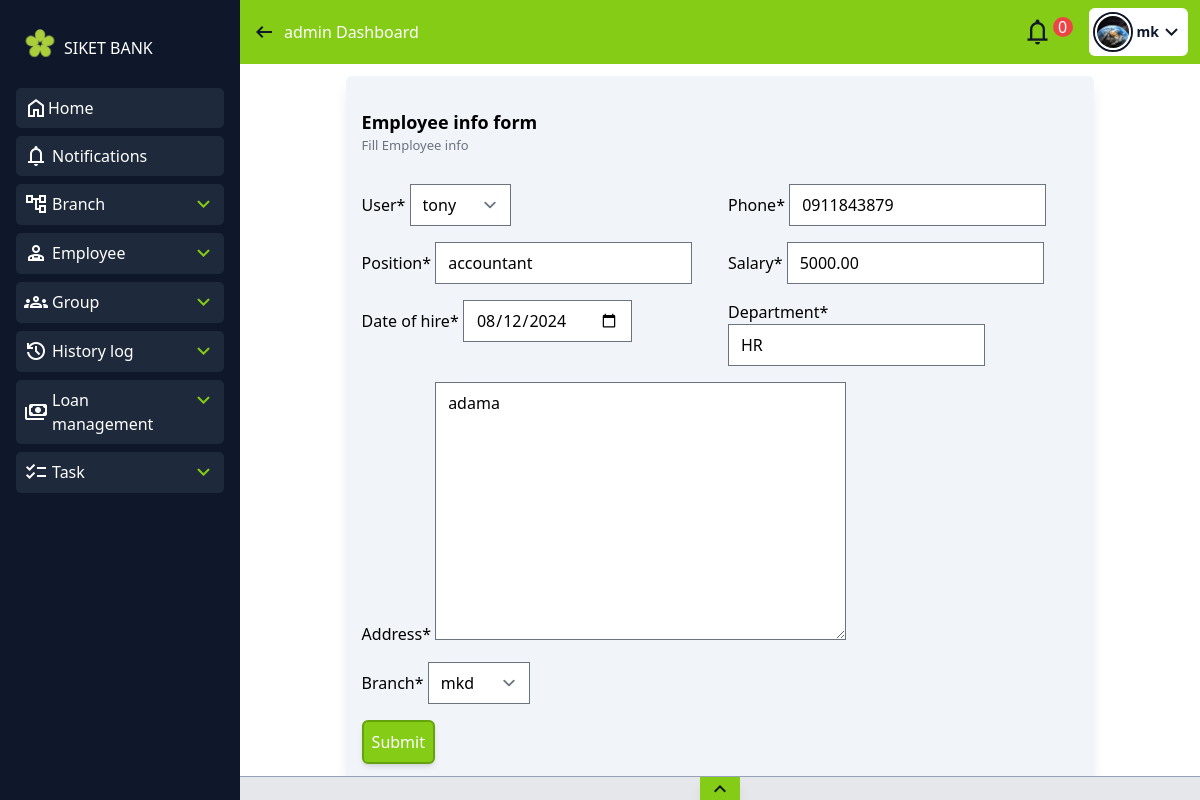
The page /employee_update/1/ (signed in) on the database its author committed.
### polls/models.py (models this page shows, shortened)
class UserProfile(models.Model):
    user = models.OneToOneField(User, on_delete=models.CASCADE, null=True)
    profile_image = models.ImageField(blank=True, null=True)

class Employee(models.Model):
    employee_id = models.AutoField(primary_key=True)
    user = models.OneToOneField(User, on_delete=models.CASCADE, related_name='employee_profile')
    phone = models.CharField(max_length=15)
    address = models.TextField()
    position = models.CharField(max_length=100)
    salary = models.DecimalField(max_digits=10, decimal_places=2)
    date_of_hire = models.DateField()
    department = models.CharField(max_length=100)
    branch = models.ForeignKey('Branch', on_delete=models.CASCADE, related_name='employees')
    history = HistoricalRecords()

class Branch(models.Model):
    branch_id = models.AutoField(primary_key=True)
    branch_name = models.CharField(max_length=255)
    location = models.CharField(max_length=255)
    history = HistoricalRecords()
    def __str__(self):
        return self.branch_name

### polls/views.py (the view)
# urls.py: path('employee_update/<int:id>/', employee_update, name='employee_update'),
@permission_required('polls.change_employee')
def employee_update(request, id):
    employee_view = get_object_or_404(Employee, employee_id=id)
    if request.method == 'POST':
        form = EmployeeForm(request.POST, request.FILES, instance=employee_view)
        if form.is_valid():  # Add parentheses here
            form.save()
            return redirect('employee_view')
    else:
        form = EmployeeForm(instance=employee_view)
    return render(request, 'temp_employee.html', {'fo': form, 'id': id})

### polls/forms.py
class EmployeeForm(forms.ModelForm):
    class Meta:
        model = Employee
        fields = ['user', 'phone', 'address', 'position', 'salary', 'date_of_hire', 'department', 'branch']
        widgets = {
            'date_of_hire': forms.DateInput(attrs={'type': 'date'}),
        }

### polls/templates/temp_employee.html (shortened to what this page needs)
{% extends 'home.html' %}
{% load crispy_forms_tags %}
{% block main %}
<div class="flex items-center w-full justify-center">
    <div class="w-[80%] bg-slate-100 h-[80%] p-4 rounded-md shadow-lg flex-wrap flex items-start justify-between">
        <div class="pt-4">
            <h1 class="text-lg font-bold">Employee info form</h1>
            <p class="text-gray-500 text-[13px] pb-3">Fill Employee info</p>
        </div>
        <form method="POST" autocomplete="off" class="space-y-4">
            <div class="grid grid-cols-2 gap-4">
                <div>
                    {{ fo.user|as_crispy_field }}
                </div>
                <div>
                    {{ fo.phone|as_crispy_field }}
                </div>
            </div>
            <div class="grid grid-cols-2 gap-4">
                <div>
                    {{ fo.position|as_crispy_field }}
                </div>
                <div>
                    {{ fo.salary|as_crispy_field }}
                </div>
            </div>
            <div class="grid grid-cols-2 gap-4">
                <div>
                    {{ fo.date_of_hire|as_crispy_field }}
                </div>
                <div>
                    {{ fo.department|as_crispy_field }}
                </div>
            </div>
            <div>
                {{ fo.address|as_crispy_field }}
            </div>
            <div>
                {{ fo.branch|as_crispy_field }}
            </div>
            <button type="submit" class="mt-4 p-2 rounded-md bg-lime-500 text-white border-lime-600 shadow-md border-2">Submit</button>
        </form>
    </div>
</div>
                {% endblock %}

### polls/templates/home.html (shortened to what this page needs)
{% load static tailwind_tags %}
<!DOCTYPE html>
<html lang="en">
<head>
    <link href='https://cdn.jsdelivr.net/npm/fullcalendar@5.11.0/main.min.css' rel='stylesheet' />
    <link href="https://cdnjs.cloudflare.com/ajax/libs/font-awesome/6.0.0-beta3/css/all.min.css" rel="stylesheet">
    {% tailwind_css %}
</head>
<body class= "overflow-hidden">
    <div class="flex  w-screen h-screen overflow-y-hidden">
        <div id="sid-bar" class=" hidden md:w-[30%] lg:w-[20%] h-full bg-slate-900 p-1 lg:p-4 text-white  md:flex flex-col ease-in duration-300 items-center overflow-y-auto space-y-[0.5rem]">
            <div class=" w-full flex justify-between items-center">
                <a class="flex w-full pt-3 pb-3 items-center" href="{% url '' %}">
                    <img src="../../media/logo-removebg-preview.png" class="w-12 min-w-8 h-auto" alt="Logo">
                <h1>SIKET BANK</h1>
                </a>
            </div>
            <div class="w-full rounded-[5px] hover:bg-slate-700 bg-slate-800 h-max p-2">
                <div class="flex  justify-between w-full">
                    <a class=" flex items-center " href="{% url '' %}">
                        <span class="material-symbols-outlined">
                        </span> <h1>Home</h1>
                    </a>
                </div>
            </div>
<div class="w-full rounded-[5px] hover:bg-slate-700 bg-slate-800 h-max p-2 ">
    <div id="sid_con" class="flex justify-between">
        <a  class=" flex gap-1 items-center" href="{% url 'send_notification' request.user.username %}"><span class="material-symbols-outlined">
            </span> <h1>Notifications</h1></a>
    </div>
</div>
            {% if perms.polls.view_branch %}
            <div class="w-full rounded-[5px] hover:bg-slate-700 bg-slate-800 h-max p-2">
                <div id="sid_con" class="flex justify-between ">
                    <a class=" flex items-center gap-1" href="{% url 'Branchview' %}">
                        <span class="material-symbols-outlined">
                            </span> <h1> Branch</h1>
                    </a>
                    <span id="drop" class="material-symbols-outlined text-lime-500 text-[25px] cursor-pointer">
                        </span>
                </div>
            </div>
            {% endif %}
            {% if perms.polls.view_employee %}
            <div  class="w-full rounded-[5px] hover:bg-slate-700 bg-slate-800 h-max p-2">
                <div id="sid_con" class="flex justify-between ">
                    <a class="flex items-center  gap-1" href="{% url 'employee_view' %}">
                        <span class="material-symbols-outlined">
                        </span>
                        <h1>Employee</h1>
                    </a>
                        <span id="drop" class="material-symbols-outlined text-lime-500 text-[25px] cursor-pointer">
                        </span>
                </div>
            </div>
            {% endif %}
            {% if perms.polls.view_group %}
            <div  class="w-full rounded-[5px] hover:bg-slate-700 bg-slate-800 h-max p-2">
                <div id="sid_con" class="flex justify-between ">
                    <a class="w-auto flex items-center gap-1" href="{% url 'select_group' %}"><span class="material-symbols-outlined">
                        </span> <h1>Group</h1></a>
                        <span id="drop" class="material-symbols-outlined text-lime-500 text-[25px] cursor-pointer">
                            </span>
                </div>
            </div>
            {% endif %}
            {% if request.user.is_superuser %}
            <div  class="w-full rounded-[5px] hover:bg-slate-700 bg-slate-800 h-max p-2">
                <div id="sid_con" class="flex justify-between ">
                    <a class="w-auto flex items-center gap-1" href="{% url 'History_log' %}"><span class="material-symbols-outlined">
                        </span> <h1>History log</h1></a>
                        <span id="drop" class="material-symbols-outlined text-lime-500 text-[25px] cursor-pointer">
                            </span>
                </div>
            </div>
            {% endif %}
            {% if perms.polls.add_loan %}
            <div  class="w-full rounded-[5px] hover:bg-slate-700 bg-slate-800 h-max p-2">
                <div id="sid_con" class="flex justify-between ">
                    <a class="w-auto flex items-center gap-1" href="{% url 'Loan_managment' %}"><span class="material-symbols-outlined">
                        </span> <h1>Loan management</h1></a>
                        <span id="drop" class="material-symbols-outlined text-lime-500 text-[25px] cursor-pointer">
                            </span>
                </div>
            </div>
            {% endif %}
 {% if perms.polls.add_taskassignment %}
            <div class="w-full rounded-[5px] hover:bg-slate-700 bg-slate-800 h-max p-2 ">
                <div id="sid_con" class="flex justify-between">
                    <a class=" flex gap-1 items-center" href="{% url 'vew_task_ass' %}"><span class="material-symbols-outlined">
                        </span> <h1>Task</h1></a>
                        <span id="drop" class="material-symbols-outlined text-lime-500 text-[25px] cursor-pointer">
                            </span>
                </div>
            </div>
            {% endif %}
        </div>
        <div id="nav-manu" class="w-[100%] md:w-[70%] lg:w-[80%] h-screen ease-in duration-300 relative pb-5">
            <div class="w-full h-[8%] lg:h-16 p-3 bg-slate-900 md:bg-lime-500 flex justify-between items-center z-50">
                <div class="md:flex hidden gap-2">
                    <span id="toggleIcon" onclick="toggle()"  class="material-symbols-outlined text-gray-900" style="cursor: pointer;">
                        </span> <p class="text-white">{% if user.groups.first.name %}
                            {{user.groups.first.name}}
                            {% else %} User {% endif %} Dashboard</p>
                </div>
                <div class="flex gap-4 items-center">
                     <div class="flex">
                        <span id="room-name-submit" class="material-symbols-outlined text-lime-500 md:text-gray-900 text-[30px] cursor-pointer">
                            </span>
                            <div id="notification-count" class="w-5 h-5 text-white flex items-center justify-center bg-red-500 rounded-full cursor-pointer">0</div>
                     </div>
                    <div  onclick="user_pro()" class="w-max h-max p-1 rounded-md bg-white flex items-center">
                        {% if request.user.userprofile.profile_image %}
                        <div class="w-7 h-7 md:w-10 md:h-10 rounded-full overflow-hidden flex justify-center items-center border-slate-900 border-2">
                            <img src="{{ request.user.userprofile.profile_image.url }}" class="border-white rounded-full border-2 object-cover w-full h-full" alt="">
                        </div>
                            {% else %}
                            <span class="material-symbols-outlined text-gray-900 text-[30px] cursor-pointer">
                                account_circle
                                </span>
                            {% endif %}
                            <p class="font-bold text-sm text-slate-900 pl-1">{{user}}</p>
                            <span class="material-symbols-outlined text-gray-900 text-[25px] cursor-pointer hidden md:flex">
                                </span>
                    </div>
                </div>
            </div>
            <div class="p-3 overflow-y-auto h-[92%] overflow-x-hidden w-full">
                {% block main %}{% endblock %}
            </div>
<div id="footer_cont" class="mt-auto w-full h-6 bg-gray-200  inset-0 bottom-0 flex-col flex justify-between absolute ease-in-out duration-100 z-50 shadow-2xl">
    <div class="w-full flex justify-center border-t border-slate-400">
        <span id="fotter_toggler" class="material-symbols-outlined cursor-pointer bg-lime-500 px-2 text-slate-900  shadow-lg">
        </span>
    </div>
</div>
        </div>
    </div>
</body>
</html>

### rows shown on the page
Employee: user "tony", phone "0911843879", position "accountant", salary "5000.00", date_of_hire "08/12/2024", department "HR", address "adama"
Branch: branch "mkd"

### other values the page prints
{{ user.groups.first.name }} "admin"
{{ user }} "mk"
